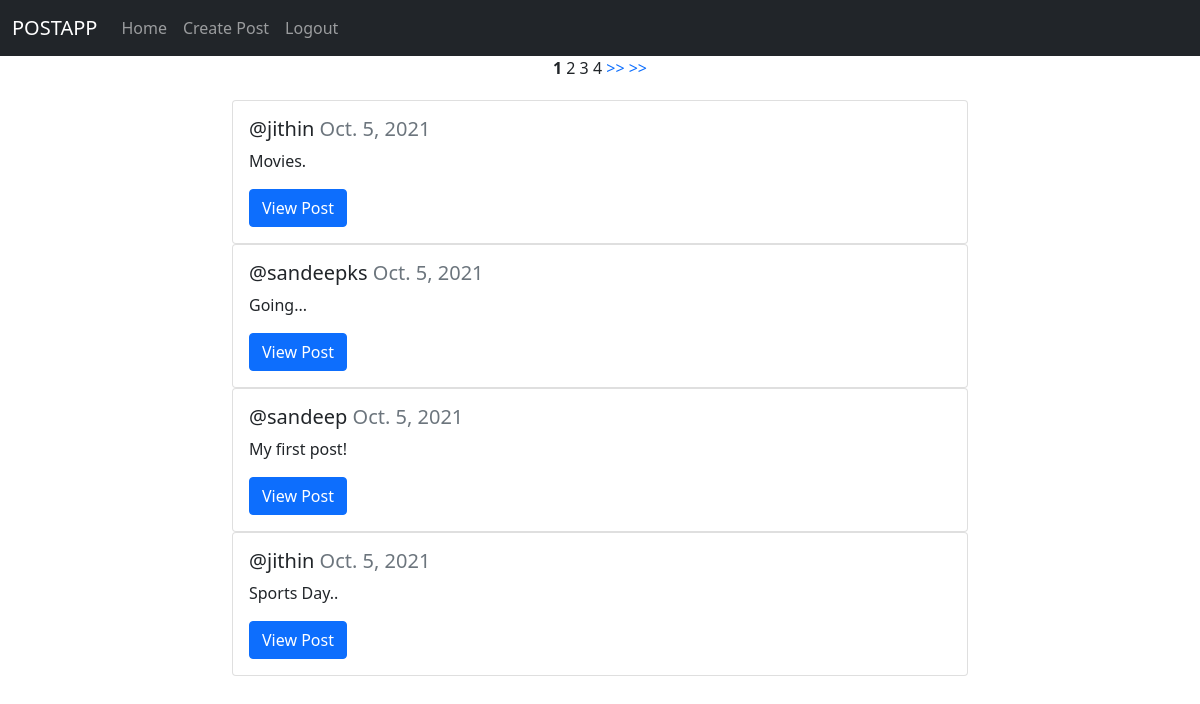
The page /postapp/homepage on the database its author committed.
### postapp/models.py (models this page shows, shortened)
class Posts(models.Model):
    post_owner=models.ForeignKey(User,on_delete=models.CASCADE,default=None)
    text_content=models.TextField(max_length=500)
    likes=models.ManyToManyField(User,blank=True,related_name='likes')
    like_count=models.IntegerField(default=0)
    date=models.DateField(auto_now=True)

### postapp/views.py (the view)
# urls.py: path('homepage',HomePageView.as_view(),name='homepage'),
class HomePageView(TemplateView):
    template_name = "home.html"
    context={}
    def get(self, request, *args, **kwargs):
        posts=Posts.objects.all().order_by('-id')
        paginator=Paginator(posts,4)
        page=request.GET.get('page')
        posts=paginator.get_page(page)
        self.context['posts']=posts
        return render(request,self.template_name,self.context)

### postapp/templates/home.html (shortened to what this page needs)
<!DOCTYPE html>
{% load static %}
<html lang="en">
<head>
<link href="https://cdn.jsdelivr.net/npm/bootstrap@5.1.1/dist/css/bootstrap.min.css" rel="stylesheet">
    <link rel="stylesheet" href="{%static 'css/styles.css' %}">
</head>
<body>
<nav class="navbar navbar-expand-lg navbar-dark bg-dark">
    <div class="container-fluid">
        <a class="navbar-brand" href="{%url 'homepage' %}">POSTAPP</a>
        <div class="collapse navbar-collapse" id="navbarNav">
            <ul class="navbar-nav">
                <li class="nav-item">
                    <a class="nav-link" aria-current="page" href="{%url 'homepage' %}">Home</a>
                </li>
                <li class="nav-item">
                    <a class="nav-link" href="{%url 'createpost' %}">Create Post</a>
                </li>
                <li class="nav-item">
                    <a class="nav-link" href="{%url 'logout' %}">Logout</a>
                </li>
            </ul>
        </div>
    </div>
</nav>
{%block body_block%}
<div style="text-align:center;">
    {% for num in posts.paginator.page_range %}
    {% if posts.number == num %}
    <strong>{{num}}</strong>
    {% else %}
    {{num}}
    {% endif %}
    {% endfor %}
    {% if posts.has_next %}
    <a style="text-decoration:none;" href="?page={{posts.next_page_number}}">>></a>
    <a style="text-decoration:none;" href="?page={{posts.paginator.num_pages}}">>></a>
    {% endif %}
</div>
<div class="div1">
    {% for post in posts %}
    <div class="container">
        <div class="row">
            <div class="col-2"></div>
            <div class="col-8">
                <div class="card">
                    <div class="card-body">
                        <h5 class="card-title">@{{post.post_owner}} <span class="card-subtitle mb-2 text-muted">{{post.date}}</span>
                        </h5>
                        <p class="card-text">{{post.text_content}}</p>
                        <a class="btn btn-primary" href="{%url 'viewpost' post.id %}">View Post</a>
                    </div>
                </div>
            </div>
        </div>
    </div>
</div>
{% endfor %}
{% endblock %}
</body>
</html>

### postapp/static/css/styles.css (style rules this page uses)
.div1 { margin-top:20px; }

### rows shown on the page
Posts: post_owner "jithin", date "Oct. 5, 2021", text_content "Movies."
Posts: post_owner "sandeepks", date "Oct. 5, 2021", text_content "Going..."
Posts: post_owner "sandeep", date "Oct. 5, 2021", text_content "My first post!"
Posts: post_owner "jithin", date "Oct. 5, 2021", text_content "Sports Day.."

### other values the page prints
{{ num }} "1"
{{ num }} "2" "3" "4"
